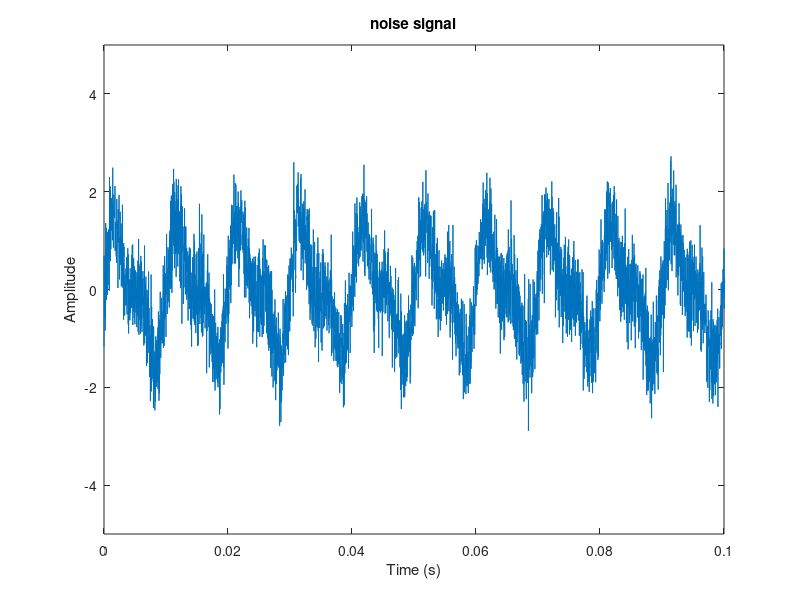
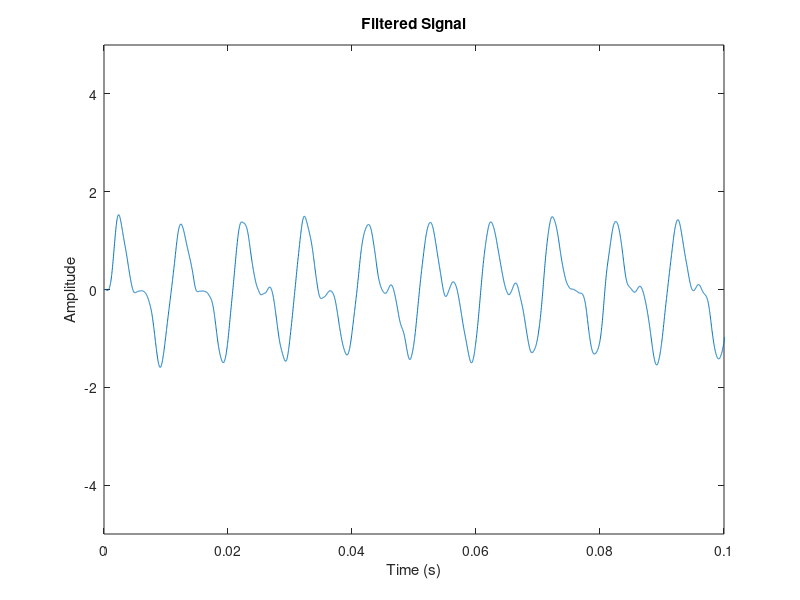
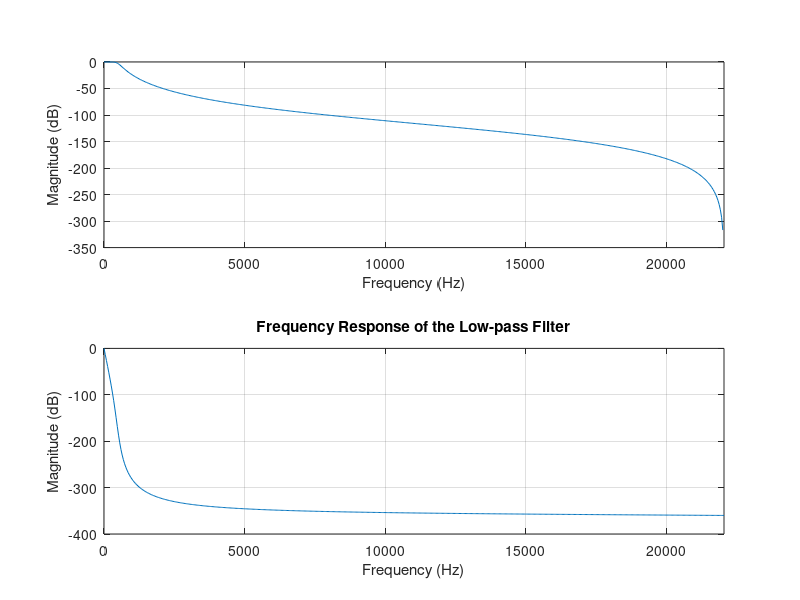

MATLAB code to generate these figures, in order:
fs = 44100;
t = 0: 1/fs : 3 - 1/fs;

x = sin(2 * pi * 100 * t) + 0.6 * sin(2 * pi * 200 * t);

signal = x + 0.5 * randn(size(t));
%%
figure;
plot(t, signal)
title('noise signal');
xlabel('Time (s)');
ylabel('Amplitude');
ylim([-5, 5]);
xlim([0, 0.1]);
%%
soundsc(signal * 0.1, fs);
%%
soundsc(x * 0.1, fs);
%%
cutoff_freq = 500;
[b, a] = butter(4, cutoff_freq/(fs/2), 'low'); % design a lowpass filter

%%
filtered_signal = filter(b, a, signal);

%%
figure;
plot(t, filtered_signal);
title('Filtered Signal');
xlabel('Time (s)');
ylabel('Amplitude');
ylim([-5, 5]);
xlim([0, 0.1]);
%%

figure;
freqz(b, a, 512, fs);
title('Frequency Response of the Low-pass Filter');
xlabel('Frequency (Hz)');
ylabel('Magnitude (dB)');




